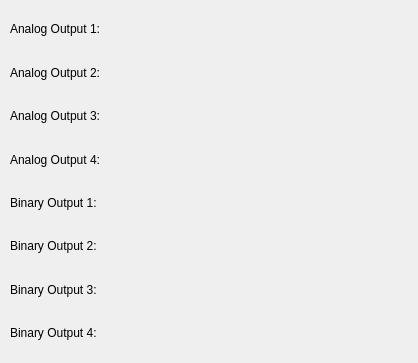
<?xml version="1.0" encoding="UTF-8"?>
<ui version="4.0">
 <class>BacnetWidget</class>
 <widget class="QWidget" name="BacnetWidget">
  <property name="geometry">
   <rect>
    <x>0</x>
    <y>0</y>
    <width>418</width>
    <height>363</height>
   </rect>
  </property>
  <property name="sizePolicy">
   <sizepolicy hsizetype="Fixed" vsizetype="Fixed">
    <horstretch>0</horstretch>
    <verstretch>0</verstretch>
   </sizepolicy>
  </property>
  <property name="windowTitle">
   <string>BacnetWidget</string>
  </property>
  <widget class="QWidget" name="">
   <property name="geometry">
    <rect>
     <x>10</x>
     <y>10</y>
     <width>391</width>
     <height>341</height>
    </rect>
   </property>
   <layout class="QVBoxLayout" name="verticalLayout">
    <item>
     <layout class="QGridLayout" name="gridLayout">
      <item row="0" column="1">
       <widget class="QLabel" name="analog_output_field_1"/>
      </item>
      <item row="1" column="0">
       <widget class="QLabel" name="analog_output_title_2">
        <property name="text">
         <string>Analog Output 2:</string>
        </property>
       </widget>
      </item>
      <item row="3" column="0">
       <widget class="QLabel" name="analog_output_title_4">
        <property name="text">
         <string>Analog Output 4:</string>
        </property>
       </widget>
      </item>
      <item row="2" column="1">
       <widget class="QLabel" name="analog_output_field_3">
        <property name="text">
         <string/>
        </property>
       </widget>
      </item>
      <item row="1" column="1">
       <widget class="QLabel" name="analog_output_field_2">
        <property name="text">
         <string/>
        </property>
       </widget>
      </item>
      <item row="0" column="0">
       <widget class="QLabel" name="analog_output_title_1">
        <property name="text">
         <string>Analog Output 1:</string>
        </property>
       </widget>
      </item>
      <item row="2" column="0">
       <widget class="QLabel" name="analog_output_title_3">
        <property name="text">
         <string>Analog Output 3:</string>
        </property>
       </widget>
      </item>
      <item row="3" column="1">
       <widget class="QLabel" name="analog_output_field_4">
        <property name="text">
         <string/>
        </property>
       </widget>
      </item>
     </layout>
    </item>
    <item>
     <layout class="QGridLayout" name="gridLayout_2">
      <item row="0" column="0">
       <widget class="QLabel" name="binary_output_title_1">
        <property name="text">
         <string>Binary Output 1:</string>
        </property>
       </widget>
      </item>
      <item row="0" column="1">
       <widget class="QLabel" name="binary_output_field_1">
        <property name="text">
         <string/>
        </property>
       </widget>
      </item>
      <item row="1" column="0">
       <widget class="QLabel" name="binary_output_title_2">
        <property name="text">
         <string>Binary Output 2:</string>
        </property>
       </widget>
      </item>
      <item row="1" column="1">
       <widget class="QLabel" name="binary_output_field_2">
        <property name="text">
         <string/>
        </property>
       </widget>
      </item>
      <item row="2" column="0">
       <widget class="QLabel" name="binary_output_title_3">
        <property name="text">
         <string>Binary Output 3:</string>
        </property>
       </widget>
      </item>
      <item row="2" column="1">
       <widget class="QLabel" name="binary_output_field_3">
        <property name="text">
         <string/>
        </property>
       </widget>
      </item>
      <item row="3" column="0">
       <widget class="QLabel" name="binary_output_title_4">
        <property name="text">
         <string>Binary Output 4:</string>
        </property>
       </widget>
      </item>
      <item row="3" column="1">
       <widget class="QLabel" name="binary_output_field_4">
        <property name="text">
         <string/>
        </property>
       </widget>
      </item>
     </layout>
    </item>
   </layout>
  </widget>
 </widget>
 <resources/>
 <connections/>
</ui>
